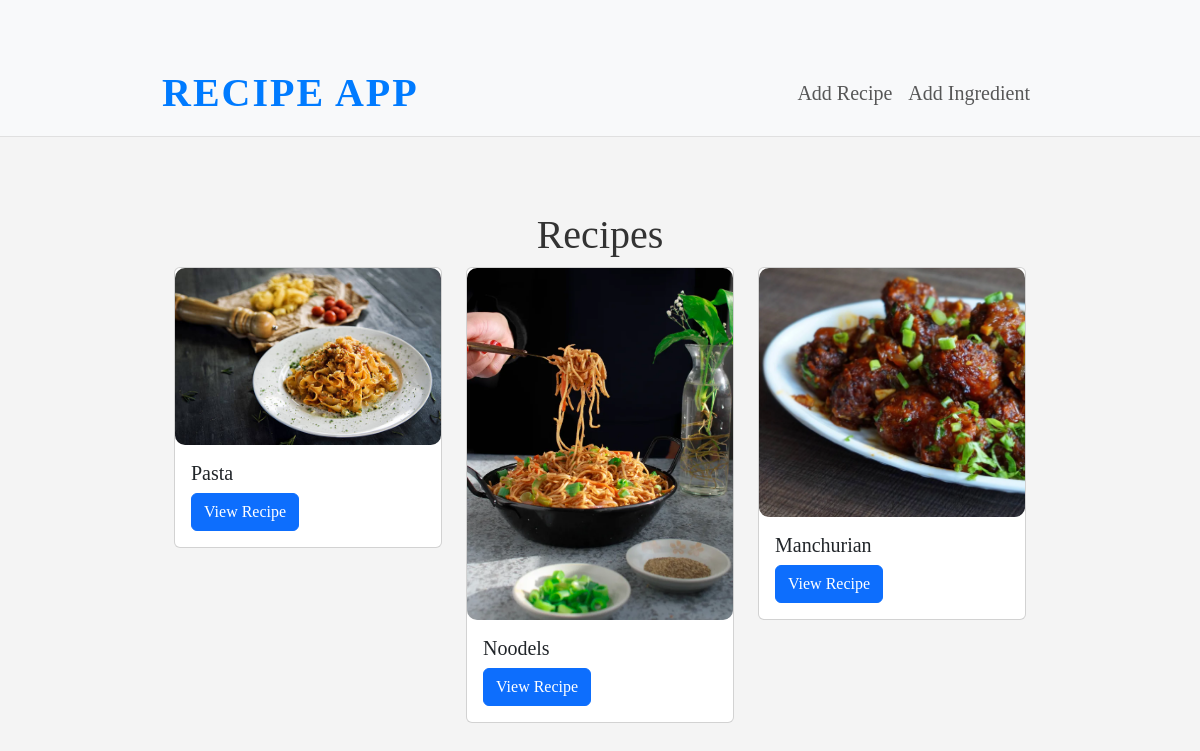
Page /recipes/ on the earlier database version.
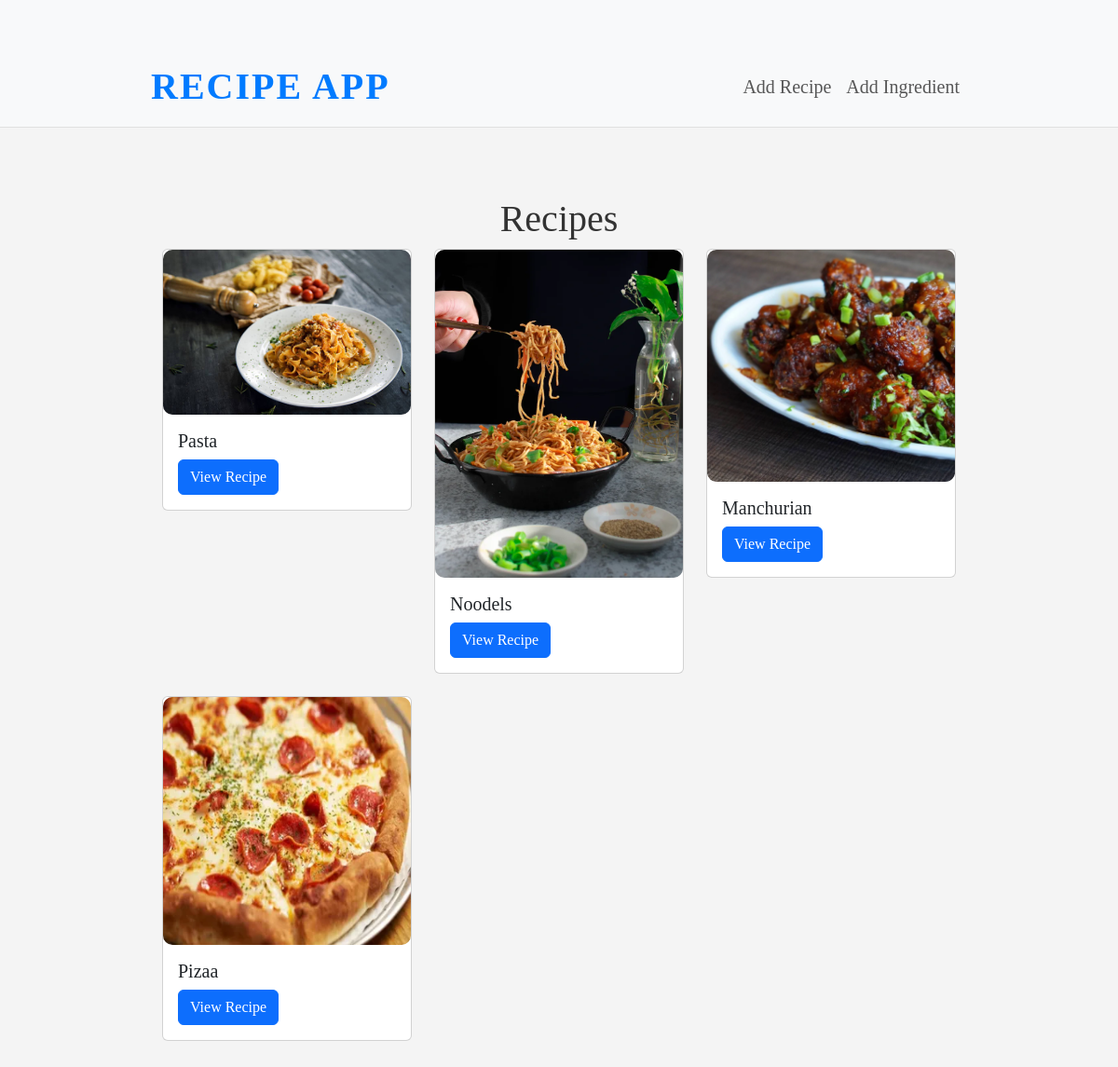
Same page on the later database version.
### recipes/models.py (models this page shows, shortened)
class Recipe(models.Model):
    title = models.CharField(max_length=100)
    ingredients = models.ManyToManyField(Ingredient)
    instructions = models.TextField()
    image = models.ImageField(upload_to='recipes/',blank=True)

### recipes/views.py (the view)
# urls.py: path('recipes/', RecipeListView.as_view(), name='recipe_list'),
class RecipeListView(ListView):
    model = Recipe
    template_name = "recipes/recipe_list.html"
    context_object_name = "recipes"

### recipes/templates/recipes/recipe_list.html
{% extends "base.html" %}
{% block content %}
<div class="container">
    <h1 class="text-center">Recipes</h1>
    <div class="row">
        {% for recipe in recipes %}
        <div class="col-md-4">
            <div class="card mb-4">
                <img src="{{ recipe.image.url }}" alt="{{ recipe.title }}" class="card-img-top recipe-image" loading="lazy">
                <div class="card-body">
                    <h5 class="card-title">{{ recipe.title }}</h5>
                    <a href="{% url 'recipe_detail' recipe.id %}" class="btn btn-primary">View Recipe</a>
                </div>
            </div>
        </div>
        {% endfor %}
    </div>
</div>
{% endblock %}

Differences in the rows shown:
added Recipe: image (picture), title "Pizaa"
